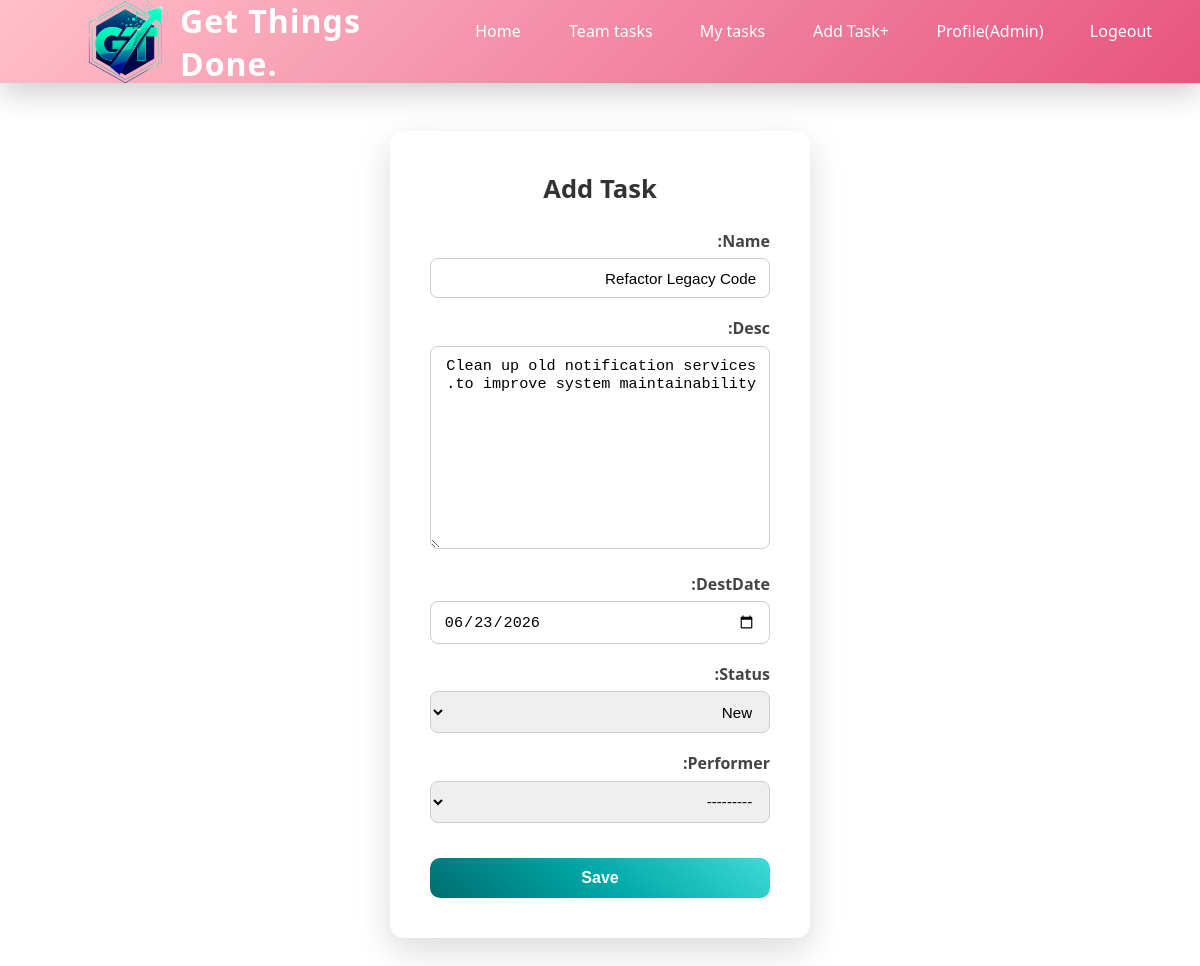
The app's page /edit/10/ (signed in) with its own data.
### DjangoApp/models.py (models this page shows, shortened)
class Task(models.Model):
    id = models.AutoField(primary_key=True)
    name = models.CharField(max_length=50)
    desc = models.TextField(max_length=1000)
    destDate = models.DateField()
    STATUS_CHOICES = [
        ('New', 'New'),
        ('In_Progress', 'In Progress'),
        ('Done', 'Done'),
    ]
    status = models.CharField(max_length=20, choices=STATUS_CHOICES, default='New')
    performer = models.ForeignKey(User, on_delete=models.CASCADE, null=True, blank=True)
    team = models.ForeignKey(Team, on_delete=models.CASCADE)

### DjangoApp/views.py (the view)
# urls.py: path('edit/<int:id>/', views.update_task, name='update_task'),
@user_passes_test(is_admin)
def update_task(request, id):
    task = get_object_or_404(Task, pk=id)
    if request.method == "POST":
        form = TaskForm(request.POST, instance=task)
        if form.is_valid():
            form.save()
        return redirect('allTask')
    else:
        form = TaskForm(instance=task)
        return render(request, 'task/task_form.html', {'form': form})

### DjangoApp/forms.py
class TaskForm(forms.ModelForm):
    class Meta:
        model = Task
        fields = ['name','desc','destDate','status','performer']
        widgets = {
            'destDate': forms.DateInput(
                attrs={'type': 'date', 'class': 'form-control'}
            ),
            'team': forms.HiddenInput()
        }

### DjangoApp/views.py (called while the page is built)
def is_admin(user):
    return user.userprofile.role == 'Manager'

### DjangoApp/templates/task/task_form.html (shortened to what this page needs)
{% extends 'djApp/base.html' %}
{% load static %}
{% block content %}
<div class="form-container">
<h2>Add Task {{team}}</h2>
<form method="post">
    {{ form.as_p }}
    <button type="submit">Save</button>
</form>
    </div>
{% endblock %}

### DjangoApp/templates/djApp/base.html (shortened to what this page needs)
<!DOCTYPE html>
{% load static %}
<html lang="he" dir="rtl">
<head>
    <link rel="stylesheet" href="{% static 'css/navs.css' %}">
    <link rel="stylesheet" href="{% static 'css/forms.css' %}">
</head>
<body>
<nav class="navbar">
    <div class="nav-container">
       <a href="{% url 'home' %}" class="nav-logo">
        <img src="{% static 'images/lls.png' %}" alt="Get Things Done Logo" class="imgLogo" width="90">
        <span>Get Things Done.</span>
    </a>
        <ul class="nav-links">
            <li><a href="{% url 'home' %}">Home</a></li>
            {% if user.is_authenticated %}
            <li><a href="{% url 'allTask' %}">Team tasks</a></li>
            <li><a href="{% url 'myTasks' %}">My tasks </a></li>
            {% if user.userprofile.role == 'Manager' %}
            <li><a href="{% url 'create_task' %}">Add Task+</a></li>
            {% endif %}
            <li><a href="{% url 'profile' %}"> Profile({{ user.username }})</a></li>
            <li><a href="{% url 'logout' %}">Logeout</a></li>
            {% else %}
            <li><a href="{% url 'login' %}">Login</a></li>
            <li><a href="{% url 'register' %}">Register</a></li>
            {% endif %}
        </ul>
    </div>
</nav>
<div class="content">
    {% block content %}
    {% endblock %}
</div>
</body>
</html>

### DjangoApp/static/css/navs.css (style rules this page uses)
:root { --bg-main: linear-gradient(135deg, #ffc0cb 0%, #e75480 100%); --accent: #f5576c; --text: #ffffff; --glass: rgba(255, 255, 255, 0.15); --shadow: 0 10px 30px rgba(0, 0, 0, 0.2); }
* { margin: 0; padding: 0; box-sizing: border-box; }
body { font-family: 'Segoe UI', system-ui, sans-serif; }
.nav-container { direction: ltr; }
.nav-links { direction: ltr; }
.navbar { background: var(--bg-main); backdrop-filter: blur(12px); box-shadow: var(--shadow); position: sticky; top: 0; z-index: 1000; animation: slideDown 0.5s ease-out; }
.nav-container { max-width: 1200rem; margin: auto; padding: 0 2rem; height: 83px; display: flex; justify-content: space-between; align-items: center; }
.nav-logo { display: flex; align-items: center; gap: 10px; color: var(--text); font-size: 2rem; font-weight: 700; text-decoration: none; letter-spacing: 1px; margin-left: 3rem; }
.nav-links { list-style: none; display: flex; gap: 0.8rem; }
.nav-links a { color: var(--text); text-decoration: none; padding: 0.6rem 1.2rem; border-radius: 10px; position: relative; transition: all 0.25s ease; }
.nav-links a::after { content: ""; position: absolute; bottom: 6px; left: 50%; width: 0; height: 2px; background: #fff; transition: all 0.3s ease; }

### DjangoApp/static/css/forms.css (style rules this page uses)
.form-container { max-width: 420px; margin: 3rem auto; padding: 2.5rem; background: #ffffff; border-radius: 14px; box-shadow: 0 12px 35px rgba(0, 0, 0, 0.15); }
.form-container h2 { text-align: center; margin-bottom: 1.5rem; font-size: 1.6rem; color: #333; }
.form-container form p { margin-bottom: 1.2rem; }
.form-container label { display: block; font-weight: 600; margin-bottom: 0.4rem; color: #444; }
.form-container input, .form-container select, .form-container textarea { width: 100%; padding: 0.65rem 0.8rem; border-radius: 8px; border: 1px solid #ccc; font-size: 0.95rem; transition: border 0.25s, box-shadow 0.25s; }
.form-container button { width: 100%; margin-top: 1rem; padding: 0.7rem; font-size: 1rem; font-weight: 600; color: #fff; background: linear-gradient( 40deg, #006D6F 0%, #00A8A8 50%, #3EDAD7 100% ); border: none; border-radius: 10px; cursor: pointer; transition: transform 0.25s, box-shadow 0.25s; }

### records on screen
Task: name "Refactor Legacy Code", desc "Clean up old notification services to improve system maintainability.", destDate "06/23/2026", status "New", performer "---------"

### other values on screen
{{ user.username }} "Admin"
